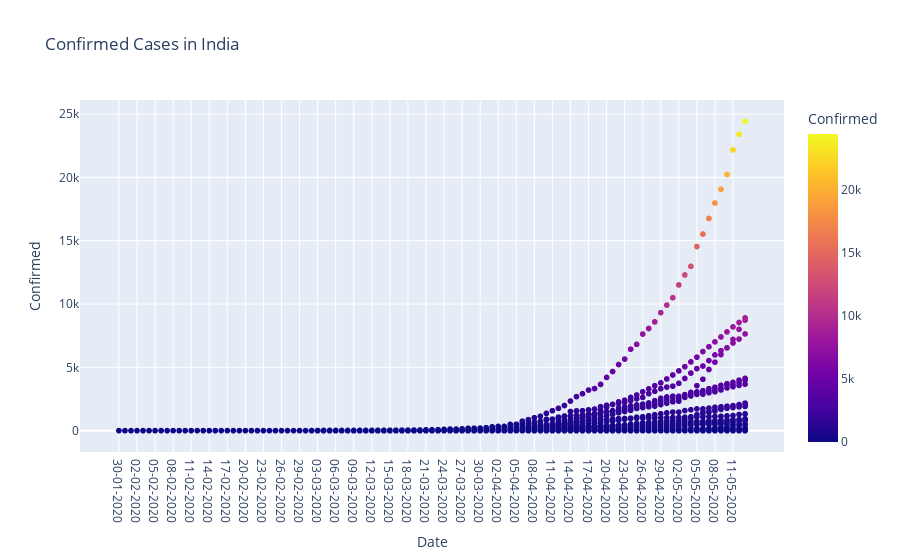

This figure's notebook cell:
### Code cell
fig=px.scatter(df2, x="Date", y="Confirmed", color="Confirmed", title="Confirmed Cases in India")
fig.show()

### Figure 1 — Plotly figure (JSON) as saved in the notebook; plotly's stock layout.template omitted (floating-point values rounded to 4 significant figures; data arrays with more than 128 entries replaced by an {"elided": "..."} marker saying what was removed)
{"data": [{"hovertemplate": "Date=%{x}<br>Confirmed=%{marker.color}<extra></extra>", "legendgroup": "", "marker": {"color": {"elided": "1902 int values"}, "coloraxis": "coloraxis", "symbol": "circle"}, "mode": "markers", "name": "", "showlegend": false, "type": "scattergl", "x": {"elided": "1902 str values"}, "xaxis": "x", "y": {"elided": "1902 int values"}, "yaxis": "y"}], "layout": {"coloraxis": {"colorbar": {"title": {"text": "Confirmed"}}, "colorscale": [[0, "#0d0887"], [0.1111, "#46039f"], [0.2222, "#7201a8"], [0.3333, "#9c179e"], [0.4444, "#bd3786"], [0.5556, "#d8576b"], [0.6667, "#ed7953"], [0.7778, "#fb9f3a"], [0.8889, "#fdca26"], [1, "#f0f921"]]}, "legend": {"tracegroupgap": 0}, "title": {"text": "Confirmed Cases in India"}, "xaxis": {"anchor": "y", "domain": [0, 1], "title": {"text": "Date"}}, "yaxis": {"anchor": "x", "domain": [0, 1], "title": {"text": "Confirmed"}}}}
